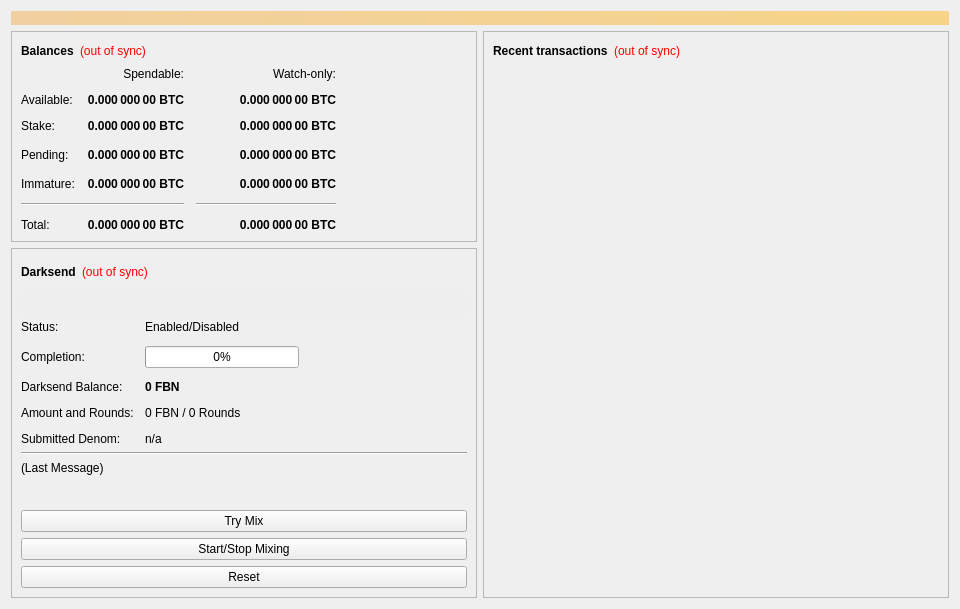
<?xml version="1.0" encoding="UTF-8"?>
<ui version="4.0">
 <class>OverviewPage</class>
 <widget class="QWidget" name="OverviewPage">
  <property name="geometry">
   <rect>
    <x>0</x>
    <y>0</y>
    <width>960</width>
    <height>594</height>
   </rect>
  </property>
  <property name="minimumSize">
   <size>
    <width>960</width>
    <height>0</height>
   </size>
  </property>
  <property name="windowTitle">
   <string>Form</string>
  </property>
  <layout class="QVBoxLayout" name="topLayout">
   <item>
    <widget class="QLabel" name="labelAlerts">
     <property name="visible">
      <bool>false</bool>
     </property>
     <property name="styleSheet">
      <string notr="true">background-color: qlineargradient(x1: 0, y1: 0, x2: 1, y2: 0, stop:0 #F0D0A0, stop:1 #F8D488); color:#000000;</string>
     </property>
     <property name="wordWrap">
      <bool>true</bool>
     </property>
     <property name="margin">
      <number>3</number>
     </property>
    </widget>
   </item>
   <item>
    <layout class="QHBoxLayout" name="horizontalLayout" stretch="1,1">
     <item>
      <layout class="QVBoxLayout" name="verticalLayout_2">
       <item>
        <widget class="QFrame" name="frame">
         <property name="frameShape">
          <enum>QFrame::StyledPanel</enum>
         </property>
         <property name="frameShadow">
          <enum>QFrame::Raised</enum>
         </property>
         <layout class="QVBoxLayout" name="verticalLayout_4">
          <item>
           <layout class="QHBoxLayout" name="horizontalLayout_4">
            <item>
             <widget class="QLabel" name="label_5">
              <property name="font">
               <font>
                <weight>75</weight>
                <bold>true</bold>
               </font>
              </property>
              <property name="text">
               <string>Balances</string>
              </property>
             </widget>
            </item>
            <item>
             <widget class="QLabel" name="labelWalletStatus">
              <property name="cursor">
               <cursorShape>WhatsThisCursor</cursorShape>
              </property>
              <property name="toolTip">
               <string>The displayed information may be out of date. Your wallet automatically synchronizes with the Fivebalance network after a connection is established, but this process has not completed yet.</string>
              </property>
              <property name="styleSheet">
               <string notr="true">QLabel { color: red; }</string>
              </property>
              <property name="text">
               <string notr="true">(out of sync)</string>
              </property>
              <property name="alignment">
               <set>Qt::AlignLeading|Qt::AlignLeft|Qt::AlignVCenter</set>
              </property>
             </widget>
            </item>
            <item>
             <spacer name="horizontalSpacer_3">
              <property name="orientation">
               <enum>Qt::Horizontal</enum>
              </property>
              <property name="sizeHint" stdset="0">
               <size>
                <width>40</width>
                <height>20</height>
               </size>
              </property>
             </spacer>
            </item>
           </layout>
          </item>
          <item>
           <layout class="QGridLayout" name="gridLayout">
            <property name="spacing">
             <number>12</number>
            </property>
            <item row="3" column="2">
             <widget class="QLabel" name="labelWatchPending">
              <property name="font">
               <font>
                <weight>75</weight>
                <bold>true</bold>
               </font>
              </property>
              <property name="cursor">
               <cursorShape>IBeamCursor</cursorShape>
              </property>
              <property name="toolTip">
               <string>Unconfirmed transactions to watch-only addresses</string>
              </property>
              <property name="text">
               <string notr="true">0.000 000 00 BTC</string>
              </property>
              <property name="alignment">
               <set>Qt::AlignRight|Qt::AlignTrailing|Qt::AlignVCenter</set>
              </property>
              <property name="textInteractionFlags">
               <set>Qt::LinksAccessibleByMouse|Qt::TextSelectableByKeyboard|Qt::TextSelectableByMouse</set>
              </property>
             </widget>
            </item>
            <item row="3" column="1">
             <widget class="QLabel" name="labelUnconfirmed">
              <property name="font">
               <font>
                <weight>75</weight>
                <bold>true</bold>
               </font>
              </property>
              <property name="cursor">
               <cursorShape>IBeamCursor</cursorShape>
              </property>
              <property name="toolTip">
               <string>Total of transactions that have yet to be confirmed, and do not yet count toward the spendable balance</string>
              </property>
              <property name="text">
               <string notr="true">0.000 000 00 BTC</string>
              </property>
              <property name="alignment">
               <set>Qt::AlignRight|Qt::AlignTrailing|Qt::AlignVCenter</set>
              </property>
              <property name="textInteractionFlags">
               <set>Qt::LinksAccessibleByMouse|Qt::TextSelectableByKeyboard|Qt::TextSelectableByMouse</set>
              </property>
             </widget>
            </item>
            <item row="4" column="2">
             <widget class="QLabel" name="labelWatchImmature">
              <property name="font">
               <font>
                <weight>75</weight>
                <bold>true</bold>
               </font>
              </property>
              <property name="cursor">
               <cursorShape>IBeamCursor</cursorShape>
              </property>
              <property name="toolTip">
               <string>Mined balance in watch-only addresses that has not yet matured</string>
              </property>
              <property name="text">
               <string notr="true">0.000 000 00 BTC</string>
              </property>
              <property name="alignment">
               <set>Qt::AlignRight|Qt::AlignTrailing|Qt::AlignVCenter</set>
              </property>
              <property name="textInteractionFlags">
               <set>Qt::LinksAccessibleByMouse|Qt::TextSelectableByKeyboard|Qt::TextSelectableByMouse</set>
              </property>
             </widget>
            </item>
            <item row="5" column="0" colspan="2">
             <widget class="Line" name="lineSpendableBalance">
              <property name="orientation">
               <enum>Qt::Horizontal</enum>
              </property>
             </widget>
            </item>
            <item row="5" column="2">
             <widget class="Line" name="lineWatchBalance">
              <property name="sizePolicy">
               <sizepolicy hsizetype="Preferred" vsizetype="Fixed">
                <horstretch>0</horstretch>
                <verstretch>0</verstretch>
               </sizepolicy>
              </property>
              <property name="minimumSize">
               <size>
                <width>140</width>
                <height>0</height>
               </size>
              </property>
              <property name="orientation">
               <enum>Qt::Horizontal</enum>
              </property>
             </widget>
            </item>
            <item row="6" column="0">
             <widget class="QLabel" name="labelTotalText">
              <property name="text">
               <string>Total:</string>
              </property>
             </widget>
            </item>
            <item row="4" column="1">
             <widget class="QLabel" name="labelImmature">
              <property name="font">
               <font>
                <weight>75</weight>
                <bold>true</bold>
               </font>
              </property>
              <property name="cursor">
               <cursorShape>IBeamCursor</cursorShape>
              </property>
              <property name="toolTip">
               <string>Mined balance that has not yet matured</string>
              </property>
              <property name="text">
               <string notr="true">0.000 000 00 BTC</string>
              </property>
              <property name="alignment">
               <set>Qt::AlignRight|Qt::AlignTrailing|Qt::AlignVCenter</set>
              </property>
              <property name="textInteractionFlags">
               <set>Qt::LinksAccessibleByMouse|Qt::TextSelectableByKeyboard|Qt::TextSelectableByMouse</set>
              </property>
             </widget>
            </item>
            <item row="3" column="3">
             <spacer name="horizontalSpacer_2">
              <property name="orientation">
               <enum>Qt::Horizontal</enum>
              </property>
              <property name="sizeHint" stdset="0">
               <size>
                <width>40</width>
                <height>20</height>
               </size>
              </property>
             </spacer>
            </item>
            <item row="4" column="0">
             <widget class="QLabel" name="labelImmatureText">
              <property name="text">
               <string>Immature:</string>
              </property>
             </widget>
            </item>
            <item row="6" column="1">
             <widget class="QLabel" name="labelTotal">
              <property name="font">
               <font>
                <weight>75</weight>
                <bold>true</bold>
               </font>
              </property>
              <property name="cursor">
               <cursorShape>IBeamCursor</cursorShape>
              </property>
              <property name="toolTip">
               <string>Your current total balance</string>
              </property>
              <property name="text">
               <string notr="true">0.000 000 00 BTC</string>
              </property>
              <property name="alignment">
               <set>Qt::AlignRight|Qt::AlignTrailing|Qt::AlignVCenter</set>
              </property>
              <property name="textInteractionFlags">
               <set>Qt::LinksAccessibleByMouse|Qt::TextSelectableByKeyboard|Qt::TextSelectableByMouse</set>
              </property>
             </widget>
            </item>
            <item row="6" column="2">
             <widget class="QLabel" name="labelWatchTotal">
              <property name="font">
               <font>
                <weight>75</weight>
                <bold>true</bold>
               </font>
              </property>
              <property name="cursor">
               <cursorShape>IBeamCursor</cursorShape>
              </property>
              <property name="toolTip">
               <string>Current total balance in watch-only addresses</string>
              </property>
              <property name="text">
               <string notr="true">0.000 000 00 BTC</string>
              </property>
              <property name="alignment">
               <set>Qt::AlignRight|Qt::AlignTrailing|Qt::AlignVCenter</set>
              </property>
              <property name="textInteractionFlags">
               <set>Qt::LinksAccessibleByMouse|Qt::TextSelectableByKeyboard|Qt::TextSelectableByMouse</set>
              </property>
             </widget>
            </item>
            <item row="0" column="2">
             <widget class="QLabel" name="labelWatchonly">
              <property name="text">
               <string>Watch-only:</string>
              </property>
              <property name="alignment">
               <set>Qt::AlignRight|Qt::AlignTrailing|Qt::AlignVCenter</set>
              </property>
             </widget>
            </item>
            <item row="1" column="0">
             <widget class="QLabel" name="labelBalanceText">
              <property name="text">
               <string>Available:</string>
              </property>
             </widget>
            </item>
            <item row="1" column="1">
             <widget class="QLabel" name="labelBalance">
              <property name="font">
               <font>
                <weight>75</weight>
                <bold>true</bold>
               </font>
              </property>
              <property name="cursor">
               <cursorShape>IBeamCursor</cursorShape>
              </property>
              <property name="toolTip">
               <string>Your current spendable balance</string>
              </property>
              <property name="text">
               <string notr="true">0.000 000 00 BTC</string>
              </property>
              <property name="alignment">
               <set>Qt::AlignRight|Qt::AlignTrailing|Qt::AlignVCenter</set>
              </property>
              <property name="textInteractionFlags">
               <set>Qt::LinksAccessibleByMouse|Qt::TextSelectableByKeyboard|Qt::TextSelectableByMouse</set>
              </property>
             </widget>
            </item>
            <item row="2" column="0">
             <widget class="QLabel" name="label_10">
              <property name="text">
               <string>Stake:</string>
              </property>
             </widget>
            </item>
            <item row="2" column="1">
             <widget class="QLabel" name="labelStake">
              <property name="font">
               <font>
                <weight>75</weight>
                <bold>true</bold>
               </font>
              </property>
              <property name="cursor">
               <cursorShape>IBeamCursor</cursorShape>
              </property>
              <property name="toolTip">
               <string>Total of coins that was staked, and do not yet count toward the current balance</string>
              </property>
              <property name="text">
               <string notr="true">0.000 000 00 BTC</string>
              </property>
              <property name="alignment">
               <set>Qt::AlignRight|Qt::AlignTrailing|Qt::AlignVCenter</set>
              </property>
              <property name="textInteractionFlags">
               <set>Qt::LinksAccessibleByMouse|Qt::TextSelectableByKeyboard|Qt::TextSelectableByMouse</set>
              </property>
             </widget>
            </item>
            <item row="2" column="2">
             <widget class="QLabel" name="labelWatchStake">
              <property name="font">
               <font>
                <weight>75</weight>
                <bold>true</bold>
               </font>
              </property>
              <property name="cursor">
               <cursorShape>IBeamCursor</cursorShape>
              </property>
              <property name="toolTip">
               <string>Total of coins that was staked in watch-only addresses, and do not yet count toward the current watch-only balance</string>
              </property>
              <property name="text">
               <string notr="true">0.000 000 00 BTC</string>
              </property>
              <property name="alignment">
               <set>Qt::AlignRight|Qt::AlignTrailing|Qt::AlignVCenter</set>
              </property>
              <property name="textInteractionFlags">
               <set>Qt::LinksAccessibleByMouse|Qt::TextSelectableByKeyboard|Qt::TextSelectableByMouse</set>
              </property>
             </widget>
            </item>
            <item row="1" column="2">
             <widget class="QLabel" name="labelWatchAvailable">
              <property name="font">
               <font>
                <weight>75</weight>
                <bold>true</bold>
               </font>
              </property>
              <property name="cursor">
               <cursorShape>IBeamCursor</cursorShape>
              </property>
              <property name="toolTip">
               <string>Your current balance in watch-only addresses</string>
              </property>
              <property name="text">
               <string notr="true">0.000 000 00 BTC</string>
              </property>
              <property name="alignment">
               <set>Qt::AlignRight|Qt::AlignTrailing|Qt::AlignVCenter</set>
              </property>
              <property name="textInteractionFlags">
               <set>Qt::LinksAccessibleByMouse|Qt::TextSelectableByKeyboard|Qt::TextSelectableByMouse</set>
              </property>
             </widget>
            </item>
            <item row="3" column="0">
             <widget class="QLabel" name="labelPendingText">
              <property name="text">
               <string>Pending:</string>
              </property>
             </widget>
            </item>
            <item row="0" column="1">
             <widget class="QLabel" name="labelSpendable">
              <property name="text">
               <string>Spendable:</string>
              </property>
              <property name="alignment">
               <set>Qt::AlignRight|Qt::AlignTrailing|Qt::AlignVCenter</set>
              </property>
             </widget>
            </item>
           </layout>
          </item>
         </layout>
        </widget>
       </item>
       <item>
        <widget class="QFrame" name="frameDarksend">
         <property name="sizePolicy">
          <sizepolicy hsizetype="Expanding" vsizetype="Expanding">
           <horstretch>0</horstretch>
           <verstretch>0</verstretch>
          </sizepolicy>
         </property>
         <property name="minimumSize">
          <size>
           <width>0</width>
           <height>350</height>
          </size>
         </property>
         <property name="layoutDirection">
          <enum>Qt::LeftToRight</enum>
         </property>
         <property name="frameShape">
          <enum>QFrame::StyledPanel</enum>
         </property>
         <property name="frameShadow">
          <enum>QFrame::Raised</enum>
         </property>
         <layout class="QVBoxLayout" name="verticalLayout_5">
          <item>
           <layout class="QHBoxLayout" name="horizontalLayout_5">
            <item>
             <widget class="QLabel" name="label_2">
              <property name="font">
               <font>
                <weight>75</weight>
                <bold>true</bold>
               </font>
              </property>
              <property name="text">
               <string>Darksend</string>
              </property>
             </widget>
            </item>
            <item>
             <widget class="QLabel" name="labelDarksendSyncStatus">
              <property name="toolTip">
               <string>The displayed information may be out of date. Your wallet automatically synchronizes with the Fivebalance network after a connection is established, but this process has not completed yet.</string>
              </property>
              <property name="styleSheet">
               <string notr="true">QLabel { color: red; }</string>
              </property>
              <property name="text">
               <string notr="true">(out of sync)</string>
              </property>
              <property name="alignment">
               <set>Qt::AlignLeading|Qt::AlignLeft|Qt::AlignVCenter</set>
              </property>
             </widget>
            </item>
            <item>
             <spacer name="horizontalSpacer_4">
              <property name="orientation">
               <enum>Qt::Horizontal</enum>
              </property>
              <property name="sizeHint" stdset="0">
               <size>
                <width>40</width>
                <height>20</height>
               </size>
              </property>
             </spacer>
            </item>
           </layout>
          </item>
          <item>
           <widget class="QPushButton" name="runAutoDenom">
            <property name="palette">
             <palette>
              <active>
               <colorrole role="WindowText">
                <brush brushstyle="SolidPattern">
                 <color alpha="255">
                  <red>0</red>
                  <green>0</green>
                  <blue>0</blue>
                 </color>
                </brush>
               </colorrole>
               <colorrole role="Button">
                <brush brushstyle="SolidPattern">
                 <color alpha="255">
                  <red>239</red>
                  <green>238</green>
                  <blue>238</blue>
                 </color>
                </brush>
               </colorrole>
               <colorrole role="Light">
                <brush brushstyle="SolidPattern">
                 <color alpha="255">
                  <red>255</red>
                  <green>255</green>
                  <blue>255</blue>
                 </color>
                </brush>
               </colorrole>
               <colorrole role="Midlight">
                <brush brushstyle="SolidPattern">
                 <color alpha="255">
                  <red>247</red>
                  <green>246</green>
                  <blue>246</blue>
                 </color>
                </brush>
               </colorrole>
               <colorrole role="Dark">
                <brush brushstyle="SolidPattern">
                 <color alpha="255">
                  <red>119</red>
                  <green>119</green>
                  <blue>119</blue>
                 </color>
                </brush>
               </colorrole>
               <colorrole role="Mid">
                <brush brushstyle="SolidPattern">
                 <color alpha="255">
                  <red>159</red>
                  <green>159</green>
                  <blue>159</blue>
                 </color>
                </brush>
               </colorrole>
               <colorrole role="Text">
                <brush brushstyle="SolidPattern">
                 <color alpha="255">
                  <red>0</red>
                  <green>0</green>
                  <blue>0</blue>
                 </color>
                </brush>
               </colorrole>
               <colorrole role="BrightText">
                <brush brushstyle="SolidPattern">
                 <color alpha="255">
                  <red>255</red>
                  <green>255</green>
                  <blue>255</blue>
                 </color>
                </brush>
               </colorrole>
               <colorrole role="ButtonText">
                <brush brushstyle="SolidPattern">
                 <color alpha="255">
                  <red>0</red>
                  <green>0</green>
                  <blue>0</blue>
                 </color>
                </brush>
               </colorrole>
               <colorrole role="Base">
                <brush brushstyle="SolidPattern">
                 <color alpha="255">
                  <red>255</red>
                  <green>255</green>
                  <blue>255</blue>
                 </color>
                </brush>
               </colorrole>
               <colorrole role="Window">
                <brush brushstyle="SolidPattern">
                 <color alpha="255">
                  <red>239</red>
                  <green>238</green>
                  <blue>238</blue>
                 </color>
                </brush>
               </colorrole>
               <colorrole role="Shadow">
                <brush brushstyle="SolidPattern">
                 <color alpha="255">
                  <red>0</red>
                  <green>0</green>
                  <blue>0</blue>
                 </color>
                </brush>
               </colorrole>
               <colorrole role="AlternateBase">
                <brush brushstyle="SolidPattern">
                 <color alpha="255">
                  <red>247</red>
                  <green>246</green>
                  <blue>246</blue>
                 </color>
                </brush>
               </colorrole>
               <colorrole role="ToolTipBase">
                <brush brushstyle="SolidPattern">
                 <color alpha="255">
                  <red>255</red>
                  <green>255</green>
                  <blue>220</blue>
                 </color>
                </brush>
               </colorrole>
               <colorrole role="ToolTipText">
                <brush brushstyle="SolidPattern">
                 <color alpha="255">
                  <red>0</red>
                  <green>0</green>
                  <blue>0</blue>
                 </color>
                </brush>
               </colorrole>
              </active>
              <inactive>
               <colorrole role="WindowText">
                <brush brushstyle="SolidPattern">
                 <color alpha="255">
                  <red>0</red>
                  <green>0</green>
                  <blue>0</blue>
                 </color>
                </brush>
               </colorrole>
               <colorrole role="Button">
                <brush brushstyle="SolidPattern">
                 <color alpha="255">
                  <red>239</red>
                  <green>238</green>
                  <blue>238</blue>
                 </color>
                </brush>
               </colorrole>
               <colorrole role="Light">
                <brush brushstyle="SolidPattern">
                 <color alpha="255">
                  <red>255</red>
                  <green>255</green>
                  <blue>255</blue>
                 </color>
                </brush>
               </colorrole>
               <colorrole role="Midlight">
                <brush brushstyle="SolidPattern">
                 <color alpha="255">
                  <red>247</red>
                  <green>246</green>
                  <blue>246</blue>
                 </color>
                </brush>
               </colorrole>
               <colorrole role="Dark">
                <brush brushstyle="SolidPattern">
                 <color alpha="255">
                  <red>119</red>
                  <green>119</green>
                  <blue>119</blue>
                 </color>
                </brush>
               </colorrole>
               <colorrole role="Mid">
                <brush brushstyle="SolidPattern">
                 <color alpha="255">
                  <red>159</red>
                  <green>159</green>
                  <blue>159</blue>
                 </color>
                </brush>
               </colorrole>
               <colorrole role="Text">
                <brush brushstyle="SolidPattern">
                 <color alpha="255">
                  <red>0</red>
                  <green>0</green>
                  <blue>0</blue>
                 </color>
                </brush>
               </colorrole>
               <colorrole role="BrightText">
                <brush brushstyle="SolidPattern">
                 <color alpha="255">
                  <red>255</red>
                  <green>255</green>
                  <blue>255</blue>
                 </color>
                </brush>
               </colorrole>
               <colorrole role="ButtonText">
                <brush brushstyle="SolidPattern">
                 <color alpha="255">
                  <red>0</red>
                  <green>0</green>
                  <blue>0</blue>
                 </color>
                </brush>
               </colorrole>
               <colorrole role="Base">
                <brush brushstyle="SolidPattern">
                 <color alpha="255">
                  <red>255</red>
                  <green>255</green>
                  <blue>255</blue>
                 </color>
                </brush>
               </colorrole>
               <colorrole role="Window">
                <brush brushstyle="SolidPattern">
                 <color alpha="255">
                  <red>239</red>
                  <green>238</green>
                  <blue>238</blue>
                 </color>
                </brush>
               </colorrole>
               <colorrole role="Shadow">
                <brush brushstyle="SolidPattern">
                 <color alpha="255">
                  <red>0</red>
                  <green>0</green>
                  <blue>0</blue>
                 </color>
                </brush>
               </colorrole>
               <colorrole role="AlternateBase">
                <brush brushstyle="SolidPattern">
                 <color alpha="255">
                  <red>247</red>
                  <green>246</green>
                  <blue>246</blue>
                 </color>
                </brush>
               </colorrole>
               <colorrole role="ToolTipBase">
                <brush brushstyle="SolidPattern">
                 <color alpha="255">
                  <red>255</red>
                  <green>255</green>
                  <blue>220</blue>
                 </color>
                </brush>
               </colorrole>
               <colorrole role="ToolTipText">
                <brush brushstyle="SolidPattern">
                 <color alpha="255">
                  <red>0</red>
                  <green>0</green>
                  <blue>0</blue>
                 </color>
                </brush>
               </colorrole>
              </inactive>
              <disabled>
               <colorrole role="WindowText">
                <brush brushstyle="SolidPattern">
                 <color alpha="255">
                  <red>119</red>
                  <green>119</green>
                  <blue>119</blue>
                 </color>
                </brush>
               </colorrole>
               <colorrole role="Button">
                <brush brushstyle="SolidPattern">
                 <color alpha="255">
                  <red>239</red>
                  <green>238</green>
                  <blue>238</blue>
                 </color>
                </brush>
               </colorrole>
               <colorrole role="Light">
                <brush brushstyle="SolidPattern">
                 <color alpha="255">
                  <red>255</red>
                  <green>255</green>
                  <blue>255</blue>
                 </color>
                </brush>
               </colorrole>
               <colorrole role="Midlight">
                <brush brushstyle="SolidPattern">
                 <color alpha="255">
                  <red>247</red>
                  <green>246</green>
                  <blue>246</blue>
                 </color>
                </brush>
               </colorrole>
               <colorrole role="Dark">
                <brush brushstyle="SolidPattern">
                 <color alpha="255">
                  <red>119</red>
                  <green>119</green>
                  <blue>119</blue>
                 </color>
                </brush>
               </colorrole>
               <colorrole role="Mid">
                <brush brushstyle="SolidPattern">
                 <color alpha="255">
                  <red>159</red>
                  <green>159</green>
                  <blue>159</blue>
                 </color>
                </brush>
               </colorrole>
               <colorrole role="Text">
                <brush brushstyle="SolidPattern">
                 <color alpha="255">
                  <red>119</red>
                  <green>119</green>
                  <blue>119</blue>
                 </color>
                </brush>
               </colorrole>
               <colorrole role="BrightText">
                <brush brushstyle="SolidPattern">
                 <color alpha="255">
                  <red>255</red>
                  <green>255</green>
                  <blue>255</blue>
                 </color>
                </brush>
               </colorrole>
               <colorrole role="ButtonText">
                <brush brushstyle="SolidPattern">
                 <color alpha="255">
                  <red>119</red>
                  <green>119</green>
                  <blue>119</blue>
                 </color>
                </brush>
               </colorrole>
               <colorrole role="Base">
                <brush brushstyle="SolidPattern">
                 <color alpha="255">
                  <red>239</red>
                  <green>238</green>
                  <blue>238</blue>
                 </color>
                </brush>
               </colorrole>
               <colorrole role="Window">
                <brush brushstyle="SolidPattern">
                 <color alpha="255">
                  <red>239</red>
                  <green>238</green>
                  <blue>238</blue>
                 </color>
                </brush>
               </colorrole>
               <colorrole role="Shadow">
                <brush brushstyle="SolidPattern">
                 <color alpha="255">
                  <red>0</red>
                  <green>0</green>
                  <blue>0</blue>
                 </color>
                </brush>
               </colorrole>
               <colorrole role="AlternateBase">
                <brush brushstyle="SolidPattern">
                 <color alpha="255">
                  <red>239</red>
                  <green>238</green>
                  <blue>238</blue>
                 </color>
                </brush>
               </colorrole>
               <colorrole role="ToolTipBase">
                <brush brushstyle="SolidPattern">
                 <color alpha="255">
                  <red>255</red>
                  <green>255</green>
                  <blue>220</blue>
                 </color>
                </brush>
               </colorrole>
               <colorrole role="ToolTipText">
                <brush brushstyle="SolidPattern">
                 <color alpha="255">
                  <red>0</red>
                  <green>0</green>
                  <blue>0</blue>
                 </color>
                </brush>
               </colorrole>
              </disabled>
             </palette>
            </property>
            <property name="focusPolicy">
             <enum>Qt::NoFocus</enum>
            </property>
            <property name="autoFillBackground">
             <bool>true</bool>
            </property>
            <property name="text">
             <string/>
            </property>
            <property name="flat">
             <bool>true</bool>
            </property>
           </widget>
          </item>
          <item>
           <layout class="QFormLayout" name="formLayout">
            <property name="fieldGrowthPolicy">
             <enum>QFormLayout::AllNonFixedFieldsGrow</enum>
            </property>
            <property name="horizontalSpacing">
             <number>11</number>
            </property>
            <property name="verticalSpacing">
             <number>12</number>
            </property>
            <item row="0" column="0">
             <widget class="QLabel" name="label_6">
              <property name="text">
               <string>Status:</string>
              </property>
             </widget>
            </item>
            <item row="1" column="0">
             <widget class="QLabel" name="label_7">
              <property name="text">
               <string>Completion:</string>
              </property>
             </widget>
            </item>
            <item row="1" column="1">
             <widget class="QProgressBar" name="darksendProgress">
              <property name="maximumSize">
               <size>
                <width>154</width>
                <height>16777215</height>
               </size>
              </property>
              <property name="value">
               <number>0</number>
              </property>
             </widget>
            </item>
            <item row="3" column="0">
             <widget class="QLabel" name="labelAnonymizedText">
              <property name="text">
               <string>Darksend Balance:</string>
              </property>
             </widget>
            </item>
            <item row="3" column="1">
             <widget class="QLabel" name="labelAnonymized">
              <property name="font">
               <font>
                <weight>75</weight>
                <bold>true</bold>
               </font>
              </property>
              <property name="text">
               <string notr="true">0 FBN</string>
              </property>
             </widget>
            </item>
            <item row="4" column="0">
             <widget class="QLabel" name="label_8">
              <property name="text">
               <string>Amount and Rounds:</string>
              </property>
             </widget>
            </item>
            <item row="4" column="1">
             <widget class="QLabel" name="labelAmountRounds">
              <property name="text">
               <string>0 FBN / 0 Rounds</string>
              </property>
             </widget>
            </item>
            <item row="5" column="0">
             <widget class="QLabel" name="label_9">
              <property name="text">
               <string>Submitted Denom:</string>
              </property>
             </widget>
            </item>
            <item row="5" column="1">
             <widget class="QLabel" name="labelSubmittedDenom">
              <property name="toolTip">
               <string>The denominations you submitted to the Masternode.&lt;br&gt;To mix, other users must submit the exact same denominations.</string>
              </property>
              <property name="text">
               <string>n/a</string>
              </property>
             </widget>
            </item>
            <item row="0" column="1">
             <widget class="QLabel" name="darksendEnabled">
              <property name="text">
               <string>Enabled/Disabled</string>
              </property>
             </widget>
            </item>
           </layout>
          </item>
          <item>
           <widget class="Line" name="lineLastMessage">
            <property name="orientation">
             <enum>Qt::Horizontal</enum>
            </property>
           </widget>
          </item>
          <item>
           <widget class="QLabel" name="darksendStatus">
            <property name="minimumSize">
             <size>
              <width>288</width>
              <height>43</height>
             </size>
            </property>
            <property name="text">
             <string>(Last Message)</string>
            </property>
            <property name="alignment">
             <set>Qt::AlignLeading|Qt::AlignLeft|Qt::AlignTop</set>
            </property>
            <property name="wordWrap">
             <bool>true</bool>
            </property>
           </widget>
          </item>
          <item>
           <widget class="QPushButton" name="darksendAuto">
            <property name="sizePolicy">
             <sizepolicy hsizetype="MinimumExpanding" vsizetype="Fixed">
              <horstretch>0</horstretch>
              <verstretch>0</verstretch>
             </sizepolicy>
            </property>
            <property name="toolTip">
             <string>Try to manually submit a Darksend request.</string>
            </property>
            <property name="text">
             <string>Try Mix</string>
            </property>
           </widget>
          </item>
          <item>
           <widget class="QPushButton" name="toggleDarksend">
            <property name="sizePolicy">
             <sizepolicy hsizetype="MinimumExpanding" vsizetype="Fixed">
              <horstretch>0</horstretch>
              <verstretch>0</verstretch>
             </sizepolicy>
            </property>
            <property name="text">
             <string>Start/Stop Mixing</string>
            </property>
           </widget>
          </item>
          <item>
           <widget class="QPushButton" name="darksendReset">
            <property name="sizePolicy">
             <sizepolicy hsizetype="MinimumExpanding" vsizetype="Fixed">
              <horstretch>0</horstretch>
              <verstretch>0</verstretch>
             </sizepolicy>
            </property>
            <property name="toolTip">
             <string>Reset the current status of Darksend (can interrupt Darksend if it's in the process of Mixing, which can cost you money!)</string>
            </property>
            <property name="autoFillBackground">
             <bool>false</bool>
            </property>
            <property name="text">
             <string>Reset</string>
            </property>
           </widget>
          </item>
         </layout>
        </widget>
       </item>
       <item>
        <spacer name="verticalSpacer">
         <property name="orientation">
          <enum>Qt::Vertical</enum>
         </property>
         <property name="sizeHint" stdset="0">
          <size>
           <width>20</width>
           <height>40</height>
          </size>
         </property>
        </spacer>
       </item>
      </layout>
     </item>
     <item>
      <layout class="QVBoxLayout" name="verticalLayout_3">
       <item>
        <widget class="QFrame" name="frame_2">
         <property name="frameShape">
          <enum>QFrame::StyledPanel</enum>
         </property>
         <property name="frameShadow">
          <enum>QFrame::Raised</enum>
         </property>
         <layout class="QVBoxLayout" name="verticalLayout">
          <item>
           <layout class="QHBoxLayout" name="horizontalLayout_2">
            <item>
             <widget class="QLabel" name="label_4">
              <property name="font">
               <font>
                <weight>75</weight>
                <bold>true</bold>
               </font>
              </property>
              <property name="text">
               <string>Recent transactions</string>
              </property>
             </widget>
            </item>
            <item>
             <widget class="QLabel" name="labelTransactionsStatus">
              <property name="cursor">
               <cursorShape>WhatsThisCursor</cursorShape>
              </property>
              <property name="toolTip">
               <string>The displayed information may be out of date. Your wallet automatically synchronizes with the Fivebalance network after a connection is established, but this process has not completed yet.</string>
              </property>
              <property name="styleSheet">
               <string notr="true">QLabel { color: red; }</string>
              </property>
              <property name="text">
               <string notr="true">(out of sync)</string>
              </property>
              <property name="alignment">
               <set>Qt::AlignRight|Qt::AlignTrailing|Qt::AlignVCenter</set>
              </property>
             </widget>
            </item>
            <item>
             <spacer name="horizontalSpacer">
              <property name="orientation">
               <enum>Qt::Horizontal</enum>
              </property>
              <property name="sizeHint" stdset="0">
               <size>
                <width>40</width>
                <height>20</height>
               </size>
              </property>
             </spacer>
            </item>
           </layout>
          </item>
          <item>
           <widget class="QListView" name="listTransactions">
            <property name="styleSheet">
             <string notr="true">QListView { background: transparent; }</string>
            </property>
            <property name="frameShape">
             <enum>QFrame::NoFrame</enum>
            </property>
            <property name="verticalScrollBarPolicy">
             <enum>Qt::ScrollBarAlwaysOff</enum>
            </property>
            <property name="horizontalScrollBarPolicy">
             <enum>Qt::ScrollBarAlwaysOff</enum>
            </property>
            <property name="selectionMode">
             <enum>QAbstractItemView::NoSelection</enum>
            </property>
           </widget>
          </item>
         </layout>
        </widget>
       </item>
      </layout>
     </item>
    </layout>
   </item>
  </layout>
 </widget>
 <resources/>
 <connections/>
</ui>
